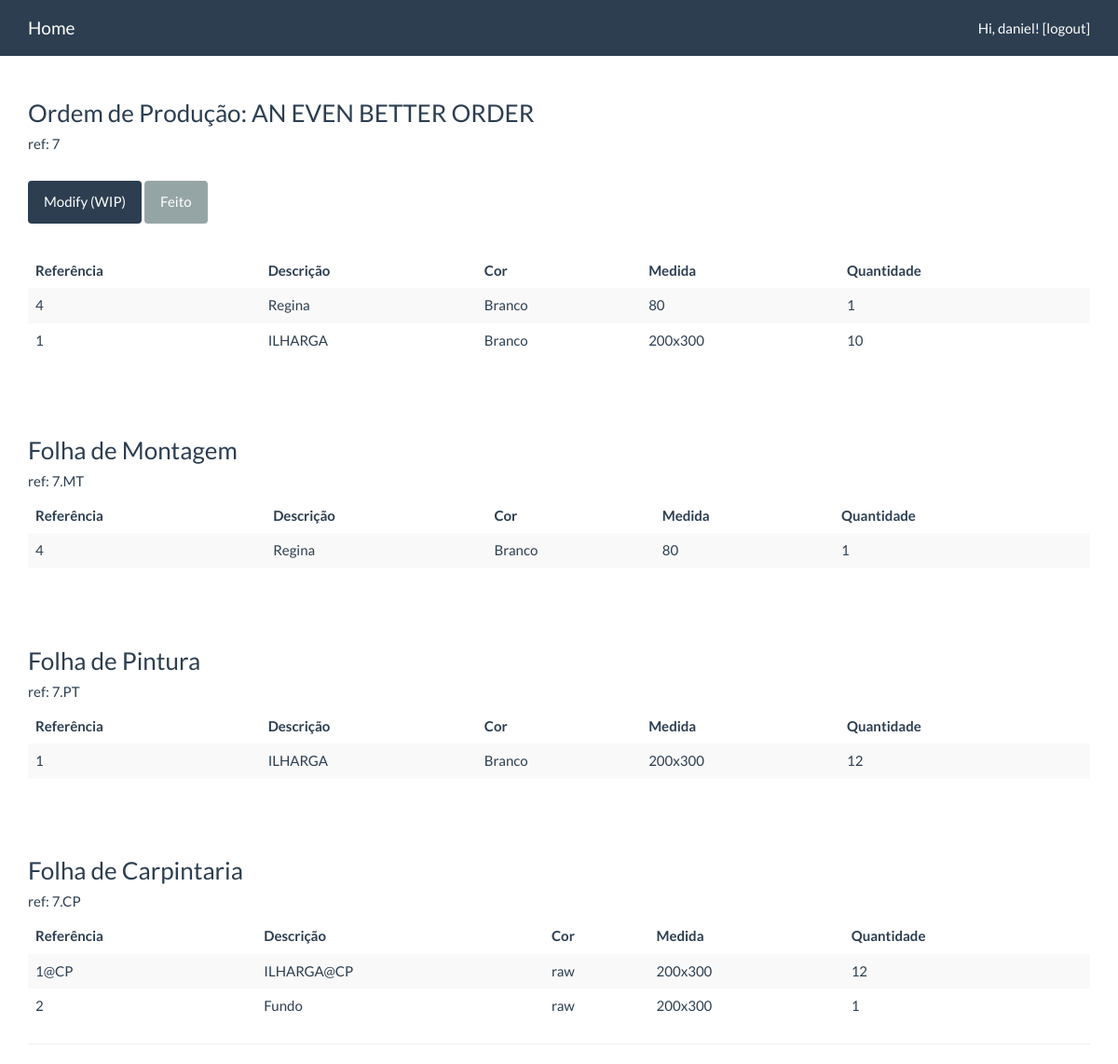
The app's page /pm/orders/87/details/ (signed in) with its own data.
### pm/models.py (models this page shows, shortened)
class Order(models.Model):
    TARGETS = ProductionStages.get_stages_choices()
    date = models.DateTimeField(default=timezone.now)
    number = models.CharField(max_length=300, unique=True)
    entries = models.ManyToManyField(Product, through='OrderEntry', blank=True)
    description = models.CharField(max_length=300, default='no-description')
    status = models.IntegerField(default=0)
    suborders = models.ManyToManyField('self', symmetrical=False, blank=True, related_name='order_suborders')
    target = models.CharField(max_length=2, choices=TARGETS, default='')
    exec_order_reference = models.ForeignKey('self', blank=True, null=True, related_name='order_exec_order', on_delete=models.SET_NULL)
    exec_order = models.BooleanField(default=False)
    def get_entries(self):
        return OrderEntry.objects.filter(order=self).order_by('order__number')
    def get_suborders_all(self):
        return sorted(Order.objects.filter(pk__in=self._get_suborders(self)), key=self._sort_orders)
    @staticmethod
    def _sort_orders(order):
        return ProductionStages.objects.get(code=order.target).id
    def _get_suborders(self, order):
        suborders = order.suborders
        suborders_id_list = list(suborders.values_list('id', flat=True))
        for suborder_id in suborders_id_list:
            suborders_ids = self._get_suborders(Order.objects.get(id=suborder_id))
            if suborders_ids:
                suborders_id_list.extend(suborders_ids)
        return suborders_id_list
    def target_description(self):
         return ProductionStages.objects.get(code=self.target).description

class OrderEntry(models.Model):
    order = models.ForeignKey(Order, on_delete=models.CASCADE, related_name='ref_order')
    product = models.ForeignKey(Product, on_delete=models.CASCADE, related_name='product_in_order')
    quantity = models.IntegerField(default=1)

class Product(models.Model):
    STAGES = ProductionStages.get_stages_choices()
    ref_code = models.CharField(max_length=200, unique=True)
    name = models.CharField(max_length=200)
    color = models.CharField(max_length=20, default='raw')
    size = models.CharField(max_length=20)
    final = models.BooleanField(default=False)
    stages = MultiSelectField(choices=STAGES, default=[STAGES[0][0]])
    components = models.ManyToManyField('self', through='Quantity', symmetrical=False, blank=True)
    stock = models.IntegerField(default=0)

class ProductionStages(models.Model):
    code = models.CharField(max_length=2, unique=True)
    description = models.CharField(max_length=200)
    affected_characteristic = models.CharField(max_length=20)

### pm/views.py (the view)
# urls.py: url(r'^orders/(?P<pk>[0-9]+)/details/$', views.OrderDetail.as_view(), name='order_detail'),
class OrderDetail(LoginRequiredMixin, DetailView):
    model = Order
    template_name = 'pm/order_detail.html'

### pm/templates/pm/order_detail.html (shortened to what this page needs)
{% extends 'pm/base.html' %}
{% load crispy_forms_tags %}
{% block content %}
    <h3 class="h3">Ordem de Produção: {{ object.description.upper }} </h3>
    <h5 class="h5">ref: {{ object.number }}</h5>
    <br>
        <p>
        <a class="btn btn-primary" href="{% url 'pm:modify_product' object.id %}">Modify (WIP)</a>
        <a class="btn btn-default" href="{% url 'pm:orders' %}">Feito</a>
        </p>
    <br>
    <table class="table table-striped table-hover ">
        <thead>
        <tr>
            <th>Referência</th>
            <th>Descrição</th>
            <th>Cor</th>
            <th>Medida</th>
            <th>Quantidade</th>
        </tr>
        </thead>
        <tbody>
        {% for entry in order.get_entries %}
            <tr>
                <td>{{ entry.product.ref_code }}</td>
                <td>{{ entry.product.name }}</td>
                <td>{{ entry.product.color }}</td>
                <td>{{ entry.product.size }}</td>
                <td>{{ entry.quantity }}</td>
            </tr>
        {% endfor %}
        </tbody>
    </table>
    {% for suborder in order.get_suborders_all %}
        <br>
        <br>
        <h3 class="h3"> Folha de {{ suborder.target_description }} </h3>
        <h5 class="h5">ref: {{ suborder.number }}</h5>
        <table class="table table-striped table-hover ">
                <thead>
                <tr>
                    <th>Referência</th>
                    <th>Descrição</th>
                    <th>Cor</th>
                    <th>Medida</th>
                    <th>Quantidade</th>
                </tr>
                </thead>
                <tbody>
                {% for item in suborder.get_entries %}
                    <tr>
                        <td>{{ item.product.ref_code }}</td>
                        <td>{{ item.product.name }}</td>
                        <td>{{ item.product.color }}</td>
                        <td>{{ item.product.size }}</td>
                        <td>{{ item.quantity }}</td>
                    </tr>
                {% endfor %}
            </tbody>
        </table>
    {% endfor %}
{% endblock %}

### pm/templates/pm/base.html (shortened to what this page needs)
{% load static %}
<!DOCTYPE html>
<html>
<head>
    <link rel="stylesheet" type="text/css" href="{% static 'pm/bootstrap/css/bootstrap.min.css' %}">
</head>
<body>
<nav class="navbar navbar-default navbar-fixed-top" id="navbar-main">
  <div class="container">
    <div class="navbar-header">
        <a class="navbar-brand" href="{% url "pm:index" %}">Home</a>
    </div>
    <div class="collapse navbar-collapse">
      <ul class="nav navbar-nav navbar-right">
          {% if user.is_authenticated %}
                  <li><a href="{% url 'pm:logout' %}">Hi, {{ user.username }}! [logout]</a></li>
          {% else %}
              <li><a href="{% url 'pm:login' %}">login</a></li>
          {% endif %}
      </ul>
    </div>
  </div>
</nav>
<br>
<div class="container">
    <br>
    {% block content %}
    {% endblock %}
  <hr>
</div>
</body>
</html>

### records on screen
Order: description "AN EVEN BETTER ORDER", number "7"
OrderEntry: product.ref_code "4", product.name "Regina", product.color "Branco", product.size "80", quantity "1"
OrderEntry: product.ref_code "1", product.name "ILHARGA", product.color "Branco", product.size "200x300", quantity "10"
Order: target_description "Montagem", number "7.MT"
OrderEntry: product.ref_code "4", product.name "Regina", product.color "Branco", product.size "80", quantity "1"
Order: target_description "Pintura", number "7.PT"
OrderEntry: product.ref_code "1", product.name "ILHARGA", product.color "Branco", product.size "200x300", quantity "12"
Order: target_description "Carpintaria", number "7.CP"
OrderEntry: product.ref_code "1@CP", product.name "ILHARGA@CP", product.color "raw", product.size "200x300", quantity "12"
OrderEntry: product.ref_code "2", product.name "Fundo", product.color "raw", product.size "200x300", quantity "1"

### other values on screen
{{ user.username }} "daniel"
